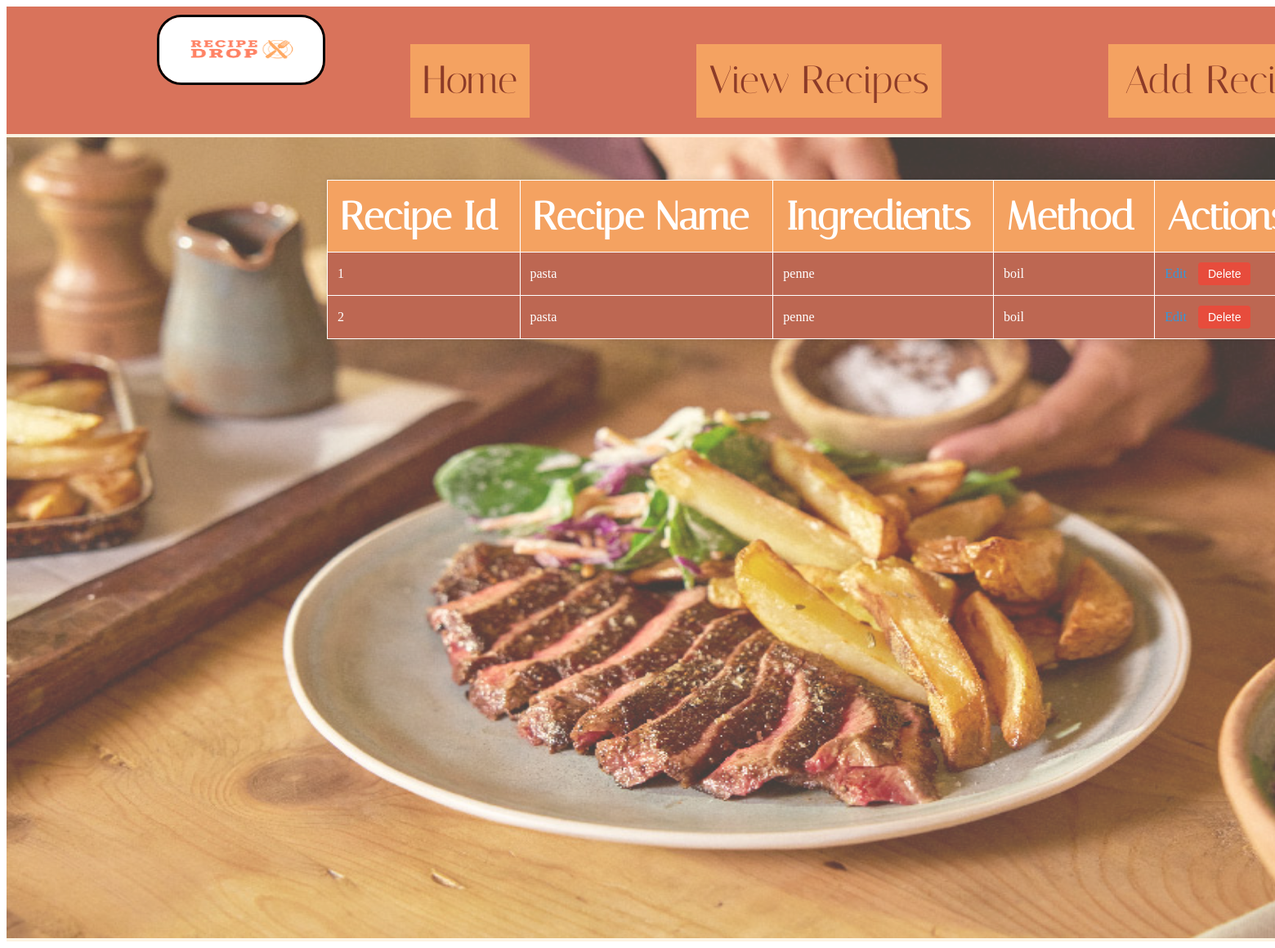
Page /recipes on the earlier database version.
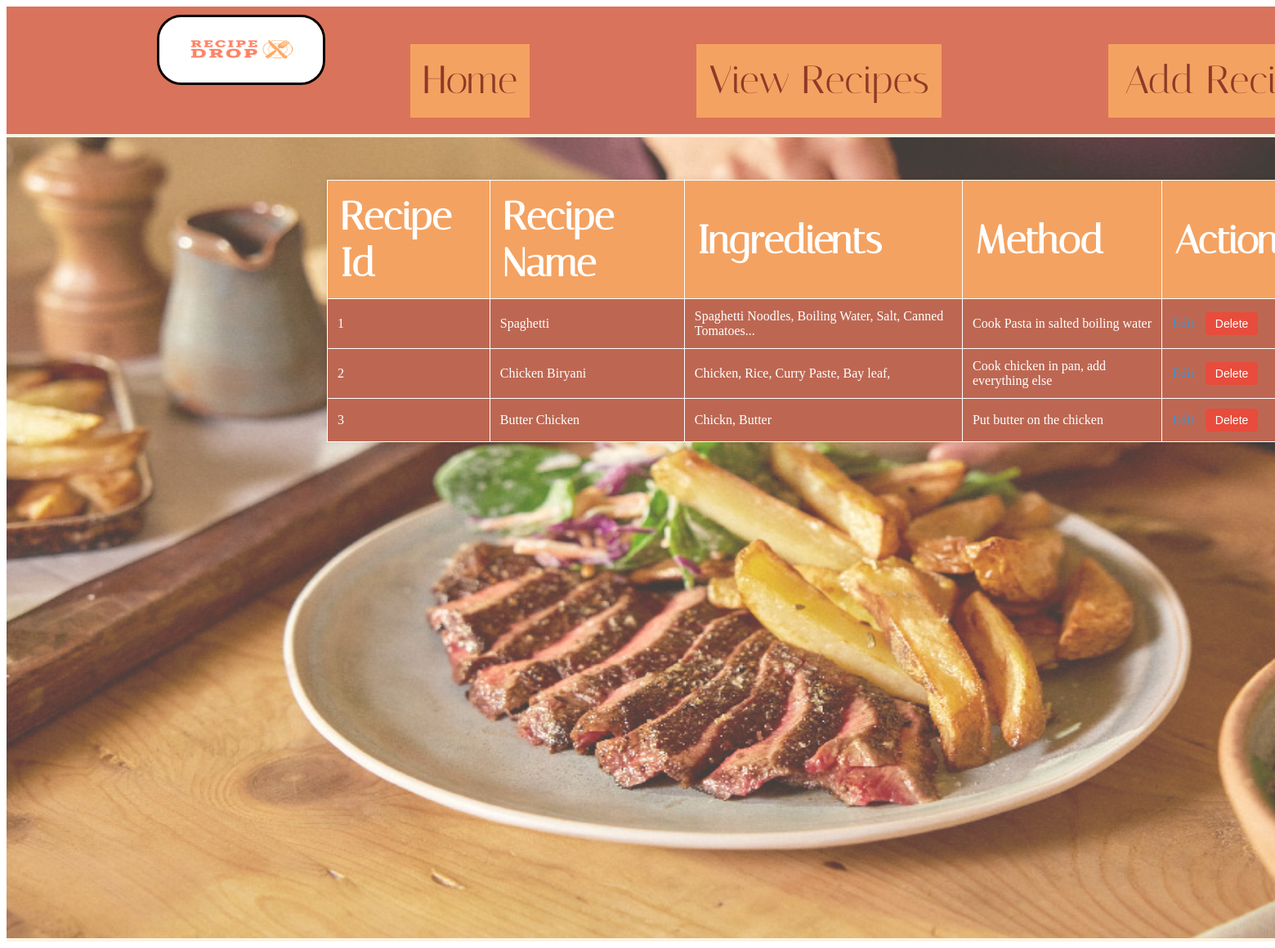
Same page on the later database version.
### tables this page shows
CREATE TABLE "recipes" (
	"id"	INTEGER,
	"name"	TEXT,
	"ingredients"	TEXT,
	"method"	TEXT,
	PRIMARY KEY("id")
);

### app.py (the view)
@app.route('/recipes')
def view_recipes():
    conn = get_db_connection()
    cursor = conn.cursor()
    cursor.execute("SELECT * FROM recipes")
    recipes = cursor.fetchall()
    conn.close()
    return render_template('view_recipes.html', recipes=recipes)

### app.py (called while the page is built)
def get_db_connection():
    conn = sqlite3.connect('recipes.db')
    conn.row_factory = sqlite3.Row
    return conn

### templates/view_recipes.html
    {% extends 'base.html' %}
    {% block content %}
    <img src="/static/images/viewrecipiesbg.png" id="view_recipesbg">
    <table class="recipe_table">
        <thead>
            <tr>
                <th>Recipe Id</th>
                <th>Recipe Name</th>
                <th>Ingredients</th>
                <th>Method</th>
                <th>Actions</th>
            </tr>
        </thead>
        <tbody>
            {% for recipe in recipes %}
            <tr>
                <td>{{ recipe.id }}</td>
                <td>{{ recipe.name }}</td>
                <td>{{ recipe.ingredients }}</td>
                <td>{{ recipe.method }}</td>
                <td>
                    <a href="{{ url_for('edit_recipe', id=recipe.id) }}">Edit</a>
                    <form action="{{ url_for('delete_recipe', id=recipe.id) }}" method="post" style="display:inline;">
                        <button type="submit">Delete</button>
                    </form>
                </td>
            </tr>
            {% endfor %}
        </tbody>
    </table>
    {% endblock %}

### templates/base.html (shortened to what this page needs)
<!DOCTYPE html>
<html lang="en">
<head>
    <link rel="stylesheet" href="{{ url_for('static', filename='style.css') }}">
</head>
<body>
    <div class="container">
        <nav>
            <ul>
                <li><img src="static/images/recipedroplogo.png" id="logo"></li>
                <li><a id="home" href="{{ url_for('index') }}">Home</a></li>
                <li><a id="view_recipes" href="{{ url_for('view_recipes') }}">View Recipes</a></li>
                <li><a id="add_recipes" href="{{ url_for('add_recipes') }}">Add Recipes</a></li>
            </ul>
        </nav>
        {% block content %}{% endblock %}
    </div>
</body>
</html>

### static/style.css (style rules this page uses)
.container { width: 1920px; background-color: #FDF3E1; }
#logo { width: 200px; height: 80px; border-radius: 30px; border-color: black; border-style: solid; margin-left: 8px; float: left; margin-top: 10px; margin-bottom: 10px; }
nav { width: 1920px; }
ul { width: 1920px; display: inline-block; list-style-type: none; margin: 0; text-align: center; padding: 0; overflow: hidden; background-color: #D9735B; }
li { display: inline-block; }
li a { background-color: #F4A261; color: #8C3B28; height: 60px; display: block; padding: 15px; margin-right: 100px; margin-left: 100px; font-family: italiana; text-decoration: none; font-size: 48px; margin-bottom: 20px; margin-top: 20px; }
#home { width: 116px; }
#view_recipes { width: 270px; }
#add_recipes { width: 266px; }
li img { width: 204px; float: left ; }
#view_recipesbg { width: 1920px; height: 980px; opacity: 75%; }
.recipe_table { width: 90%; max-width: 1200px; margin: 20px auto; border-collapse: collapse; font-size: 16px; background-color: #BD6752; box-shadow: 0 0 10px rgba(0, 0, 0, 0.1); position: absolute; top: 200px; z-index: 1; left: 400px; border-style: solid; border-color: #FFFFFF; border-width: 1px; color: white; }
table thead { background-color: #F4A261; color: #FFFFFF; ; }
table th { padding: 15px; text-align: left; font-family: italiana; font-size: 48px; border-color: white; border-style: solid ; border-width: 1px; }
table td { padding: 12px; border-color: white; border-style: solid ; border-width: 1px; }
table a { color: #3498db; text-decoration: none; margin-right: 10px; }
form button { background-color: #e74c3c; color: white; border: none; padding: 6px 12px; cursor: pointer; border-radius: 4px; font-size: 14px; transition: background-color 0.3s ease; }
form { display: inline; margin: 0; align-items: center; }

Differences in the rows shown:
changed recipes id 1: name "pasta" → "Spaghetti"; ingredients "penne" → "Spaghetti Noodles, Boiling Water, Salt, Canned Tomatoes..."; method "boil" → "Cook Pasta in salted boiling water"
changed recipes id 2: name "pasta" → "Chicken Biryani"; ingredients "penne" → "Chicken, Rice, Curry Paste, Bay leaf,"; method "boil" → "Cook chicken in pan, add everything else"
added recipes: id "3", name "Butter Chicken", ingredients "Chickn, Butter", method "Put butter on the chicken"
